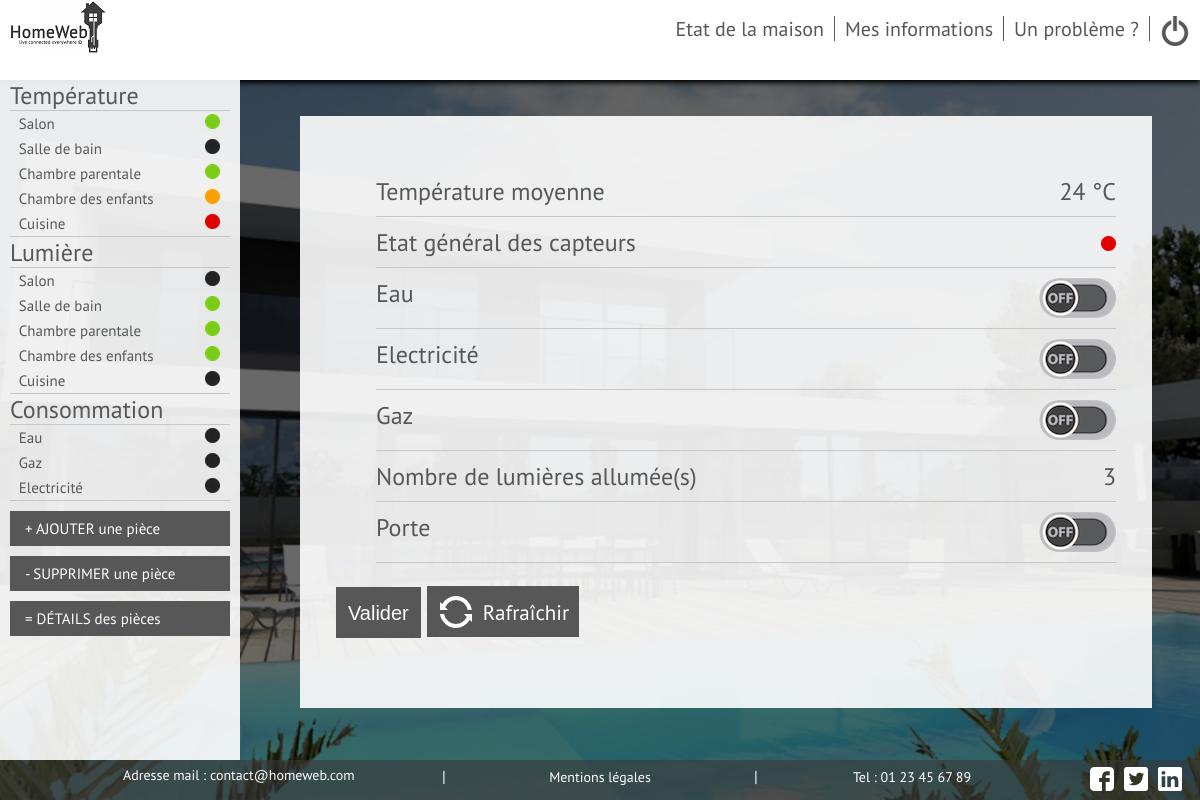
/Vues/User/etat.php (signed in), run on the app's committed database.
### tables this page shows
CREATE TABLE IF NOT EXISTS `pieces` (
  `id` int(11) NOT NULL,
  `id_Utilisateur` int(11) NOT NULL,
  `Nom` varchar(255) NOT NULL,
  `presence_temp` int(11) NOT NULL,
  `presence_lum` int(11) NOT NULL,
  `temperature` int(11) NOT NULL,
  `lumiere` int(11) NOT NULL,
  `etat_temp` int(11) NOT NULL,
  `numero_capteur_t` varchar(250) NOT NULL,
  `control_tech_t` date NOT NULL,
  `control_tech_l` date NOT NULL,
  `numero_capteur_l` varchar(250) NOT NULL,
  `consigne_temp` int(11) NOT NULL DEFAULT '25'
);

### Modele/fonctions.php (the view, shortened to what this page needs)
<?php
function Etat_eau($id,$db)
{
    $etat = 2;
    $reponse = $db->prepare('SELECT etat FROM eau WHERE id= ?');
    $reponse->execute(array($id));
    while ($donnees = $reponse->fetch())
    {
	   $etat = $donnees['etat'];
    }
    return $etat;
}
function Etat_elec($id,$db)
{
    $etat = 2;
    $reponse = $db->prepare('SELECT etat FROM elec WHERE id= ?');
    $reponse->execute(array($id));
    while ($donnees = $reponse->fetch())
    {
	   $etat = $donnees['etat'];
    }
    return $etat;
}
function Etat_gaz($id,$db)
{
    $etat = 2;
    $reponse = $db->prepare('SELECT etat FROM gaz WHERE id= ?');
    $reponse->execute(array($id));
    while ($donnees = $reponse->fetch())
    {
	   $etat = $donnees['etat'];
    }
    return $etat;
}
function cascade_temp($id,$db)
{
    $reponse = $db->prepare('SELECT Nom, etat_temp FROM Pieces WHERE id_Utilisateur = ? AND presence_temp = 1');
    $reponse->execute(array($id));
    echo "<ul>";
    while ($donnees = $reponse->fetch())
    {
        $nom_piece = $donnees['Nom'];
        $etat = $donnees['etat_temp'];
        if ($etat == 0)
        {
        echo ("<li><a href=\"temperature.php?piece=$nom_piece\">" . $nom_piece . "</a> <span><img src=\"../../Styles/image/Pastille_noire.png\" title=\"Éteint\"></span></li>");
        }
        if ($etat == 1)
        {
        echo ("<li><a href=\"temperature.php?piece=$nom_piece\">" . $nom_piece . "</a> <span><img src=\"../../Styles/image/Pastille_verte.png\" title=\"Marche\"></span></li>");
        }
        if ($etat == 2)
        {
        echo ("<li><a href=\"temperature.php?piece=$nom_piece\">" . $nom_piece . "</a> <span><img src=\"../../Styles/image/Pastille_orange.png\" title=\"En cours de régulation\"></span></li>");
        }
        if ($etat == 3)
        {
        echo ("<li><a href=\"temperature.php?piece=$nom_piece\">" . $nom_piece . "</a> <span><img src=\"../../Styles/image/Pastille_rouge.png\" title=\"En Panne\"></span></li>");
        }
    }
    echo "</ul>";
}
function cascade_lum($id,$db)
{
    $reponse = $db->prepare('SELECT Nom, lumiere FROM Pieces WHERE id_Utilisateur = ? AND presence_lum = 1');
    $reponse->execute(array($id));
    echo "<ul>";
    while ($donnees = $reponse->fetch())
    {
        $nom_piece = $donnees['Nom'];
        $etat = $donnees['lumiere'];
        if ($etat == 0)
        {
        echo ("<li><a href=\"lumiere.php?piece=$nom_piece\">" . $nom_piece . "</a> <span><img src=\"../../Styles/image/Pastille_noire.png\" title=\"Eteint\"></span></li>");
        }
        if ($etat == 1)
        {
        echo ("<li><a href=\"lumiere.php?piece=$nom_piece\">" . $nom_piece . "</a> <span><img src=\"../../Styles/image/Pastille_verte.png\" title=\"Allumé\"></span></li>");
        }
    }
    echo "</ul>";
}
function temp_moyenne($id,$db)
{
    $temp_m = 0;
    $n = 0;
    $reponse = $db->prepare('SELECT temperature, etat_temp FROM Pieces WHERE id_Utilisateur= ? AND presence_temp = 1');
    $reponse->execute(array($id));
    while ($donnees = $reponse->fetch())
    {
        $etat = $donnees['etat_temp'];
        if ($etat != 0)
        {
        $temp_m = $temp_m + $donnees['temperature'];
        $n = $n + 1;
        }
    }
    if ($n != 0)
    {
        $temp_m = $temp_m / $n;
        return ceil($temp_m);
    }
    else
    {
        echo("Aucun capteur connecté");
    }
}
function nombre_lum_on($id,$db)
{
    $n_lum = 0;
    $reponse = $db->prepare('SELECT lumiere FROM Pieces WHERE id_Utilisateur= ? AND presence_lum = 1');
    $reponse->execute(array($id));
    while ($donnees = $reponse->fetch())
    {
        $etat = $donnees['lumiere'];
        $n_lum = $n_lum + $etat;
    }
    return $n_lum;
}
function etat_general_capteur($id,$db)
{
    $etat_general = 0;
    $reponse = $db->prepare('SELECT etat_temp FROM Pieces WHERE id_Utilisateur = ?');
    $reponse->execute(array($id));
    while ($donnees = $reponse->fetch())
    {
        if ($donnees['etat_temp'] > $etat_general)
        {
        $etat_general = $donnees['etat_temp'];
        }
    }
    if ($etat_general == 0)
        {
        echo ("<span><img src=\"../../Styles/image/Pastille_noire.png\" title=\"Eteint\"></span>");
        }
        else if ($etat_general == 1)
        {
        echo ("<span><img src=\"../../Styles/image/Pastille_verte.png\" title=\"Allumé\"></span>");
        }
        else if ($etat_general == 2)
        {
        echo ("<span><img src=\"../../Styles/image/Pastille_orange.png\" title=\"En cours de régulation\"></span>");
        }
        else if ($etat_general == 3)
        {
        echo ("<span><img src=\"../../Styles/image/Pastille_rouge.png\" title=\"En panne\"></span>");
        }
}
function pastille_etat_eau($id,$db)
{
    $etat_general = Etat_eau($id,$db);
    if ($etat_general == 0)
        {
        echo ("<span><img src=\"../../Styles/image/Pastille_noire.png\" title=\"Eteint\"></span>");
        }
}
function pastille_etat_gaz($id,$db)
{
    $etat_general = Etat_gaz($id,$db);
    if ($etat_general == 0)
        {
        echo ("<span><img src=\"../../Styles/image/Pastille_noire.png\" title=\"Eteint\"></span>");
        }
}
function pastille_etat_elec($id,$db)
{
    $etat_general = Etat_elec($id,$db);
    if ($etat_general == 0)
        {
        echo ("<span><img src=\"../../Styles/image/Pastille_noire.png\" title=\"Eteint\"></span>");
        }
}
?>

### Vues/User/etat.php (shortened to what this page needs)
<!DOCTYPE HTML>
<?php
require("../../Modele/fonctions.php");
?>
<html>
	<head>
		<link rel="stylesheet" type="text/css" href="../../Styles/main.css" />
	</head>
	<body>
        <div id="page">
            <header>
                <?php
                include ("entete_user.php");
                ?>
            </header>
            <div id=capteurs>
                <ul>
                    <li><a href="#">Température</a>
                        <?php cascade_temp($_SESSION['id'],$db) ?>
                    </li>
                    <li><a href="#">Lumière</a>
                        <?php cascade_lum($_SESSION['id'],$db) ?>
                    </li>
                    <li><a href="#">Consommation</a>
                        <ul>
                            <li><a href="eau.php">Eau</a> <span> <?php pastille_etat_eau($_SESSION['id'],$db) ?></span></li>
                            <li><a href="gaz.php">Gaz</a> <span> <?php pastille_etat_gaz($_SESSION['id'],$db) ?></span></li>
                            <li><a href="elec.php">Electricité</a> <span> <?php pastille_etat_elec($_SESSION['id'],$db) ?></span></li>
                        </ul>
                    </li>
                    <li>
                        <a class="bouton_type" href="ajout_piece.php">+  AJOUTER une pièce</a>
                        <a class="bouton_type" href="suppr.php">- SUPPRIMER une pièce</a>
                        <a class="bouton_type" href="detailpiece.php">= DÉTAILS des pièces</a>
                    </li>
                </ul>
	       	</div>
            <div id=boite>
                <form name="login" action="../Controleur/valid_etat.php?piece=<?php echo($_GET['piece']); ?>" method="post" accept-charset="utf-8">
                <ul>
                    <li>Température moyenne <span><?php echo temp_moyenne($_SESSION['id'],$db) ?> °C</span></li>
                    <li>Etat général des capteurs <?php etat_general_capteur($_SESSION['id'],$db) ?></li>
                    <li>Eau
                        <label class="switch">
                            <div class="slider"></div>
                        </label>
                    </li>
                    <li>Electricité
                        <label class="switch">
                            <div class="slider"></div>
                        </label>
                    </li>
                    <li>Gaz
                        <label class="switch">
                            <div class="slider"></div>
                        </label>
                    </li>
                    <li>Nombre de lumières allumée(s) <span><?php echo nombre_lum_on($_SESSION['id'],$db) ?></span></li>
                    <li>Porte
                        <label class="switch">
                            <div class="slider"></div>
                        </label>
                    </li>
                </ul>
                    <input id="boutons_valider" type="submit" name="bouton_submit" value="Valider"/>
                    <span class="bouton_rafraichir"><a class="texte" href="etat.php"><img class="image" src="../../Styles/image/refresh.png"> Rafraîchir</a></span>
                </form>
            </div>
            <?php include ("footer_user.php");?>
        </div>
	</body>
</html>

### Vues/User/entete_user.php
<?php
echo '  <div id="logo">
            <a href="../../Styles/image/logo.png"><img src="../../Styles/image/logomini.png" alt="Logo HomeWeb" title="Logo HomeWeb"/>
        </div>
        <nav>
            <ul>
                <li><a href="etat.php">Etat de la maison</a></li>
                <li><a href="infos.php">Mes informations</a></li>
                <li><a href="signaler.php">Un problème ?</a></li>
                <div id=logodeco><a href="../../Controleur/logout.php"><img src="../../Styles/image/onoff.png"></a></div>
            </ul>
        </nav>';
?>

### Vues/User/footer_user.php
<?php echo(' <footer>
                <nav>
                    <ul>
                        <li><a href="#" class="contact_footer">Adresse mail : contact@homeweb.com</a></li>
                        <li>|</li>
                        <li><a href="../mentionlegal.php">Mentions légales</a></li>
                        <li>|</li>
                        <li><a href="#">Tel : 01 23 45 67 89</a></li>
                    <div id=social>
                        <ul>
                        <li><a href="../../Styles/image/facebook.png"><img src="../../Styles/image/facebook.png" alt="Facebook" title="Facebook"/></li>
                        <li><a href="../../Styles/image/twitter.png"><img src="../../Styles/image/twitter.png" alt="Twitter" title="Twitter"/></li>
                        <li><a href="../../Styles/image/linkedin.png"><img src="../../Styles/image/linkedin.png" alt="Linkedin" title="Linkedin"/></li>
                        </ul>
                    </div>
                    </ul>
                </nav>
            </footer>');
?>

### Styles/main.css (style rules this page uses)
html, #page { height: 100%; width: 100%; }
body { background: url('image/fond.png') ; background-position: center ; background-repeat: no-repeat ; background-attachment: fixed ; background-size: cover ; color: #575757; font-family: pt_sansregular; margin: 0px; height: 100%; }
#logo { margin-left: 10px; }
header nav ul { list-style-type: none; display: flex; }
header nav li { padding-left:10px; padding-right:10px; border: 1px; border-right-style:solid; }
header { display: flex; justify-content: space-between; background-color: white; box-shadow: 0px 3px 5px black; height: 10%; }
footer { display: flex; bottom:0px; position:fixed; width:100%; background-color: rgba(57,57,57,0.6); color:white; height: 5%; text-align:center; list-style:none; }
footer nav { width:100%; }
footer nav ul { list-style-type:none; display:flex; width:65%; padding:0; margin:auto; margin-top:0.5%; margin-bottom:0.5%; }
footer nav li { width:100%; }
footer nav ul li a { color:white; font-size:14px; }
nav a { font-size: 20px; text-decoration: none; color: #575757; }
#objects, #objects ul, #capteurs, #capteurs ul { padding: 0; margin: 0; list-style: none; }
#capteurs { background-color: rgba(255,255,255,0.9); width: 20%; height: 85%; overflow: auto; display: inline-block; vertical-align: top; max-width: 300px; min-width: 200px; }
#capteurs ul li { font-size: x-large; margin-left: 10px; margin-right:10px; }
#capteurs ul li ul li { font-size: 15px; padding-top:3px; padding-bottom:3px; display:flex; justify-content:space-between; }
#capteurs ul li ul li a:before { content: '• '; opacity: 0; margin-left: -12px; }
#capteurs ul li ul { border: 1px; border-top-style:solid; border-bottom-style:solid; border-color: rgb(199,199,199); }
#capteurs a { text-decoration:none; color:#575757; }
#boite { background-color: rgba(255,255,255,0.9) ; font-size: 24px; margin-top: 3%; margin-right: 5%; margin-left: 5%; width: 65%; padding: 3% 3% 3% 3%; display:inline-block; position: fixed; vertical-align:top; height:65%; overflow:auto; }
#boite ul li { display:flex; justify-content: space-between; border: 1px; border-bottom-style:solid; border-color: rgb(199,199,199); margin-bottom: 10px; padding-bottom: 10px; }
.slider { cursor:pointer; background: url(image/boutonOFF.png) no-repeat; padding: 0px 77px 40px 0px; border-radius: 20px; }
#capteurs .bouton_type { cursor: pointer; border-style: solid; background-color: #575757; border-color: #575757; padding: 5px; font-size: 15px; display: flex; margin-top: 10px; padding-left: 12px; color:white; margin-bottom:10px; }
#logodeco { height:25px; margin-left: 10px; margin-right:10px; }
#social ul li { margin-left:10px; display:flex; justify-content: flex-end; }
#boutons_valider { cursor: pointer; border-style: solid; background-color: #575757; border-color: #575757; color: white; padding-bottom:11px; padding-top:13px; padding-left:10px; padding-right:10px; font-size:20px; }
#social { height:24px; position:fixed; margin-left:71%; }
a { color: darkcyan; }
#boite .bouton_rafraichir { border-style: solid; background-color: #575757; border-color: #575757; font-size: 21px; color:white; text-decoration: none; padding-top: 10px; padding-bottom: 8px; padding-left: 7px; padding-right: 7px; cursor: pointer; }
#boite .image { margin-bottom: -8px; padding-right: 5px; padding-left: 3px; }
#boite .texte { text-decoration: none; color:white; }
.contact_footer { position: absolute; margin-left: -165px; }

### data on the page
pieces: Nom "Salon", etat_temp 1 (drawn), lumiere 0 (drawn)
pieces: Nom "Salle de bain", etat_temp 0 (drawn), lumiere 1 (drawn)
pieces: Nom "Chambre parentale", etat_temp 1 (drawn), lumiere 1 (drawn)
pieces: Nom "Chambre des enfants", etat_temp 2 (drawn), lumiere 1 (drawn)
pieces: Nom "Cuisine", etat_temp 3 (drawn), lumiere 0 (drawn)

### other printed values
temp_moyenne($_SESSION['id'],$db) "24"
nombre_lum_on($_SESSION['id'],$db) "3"
